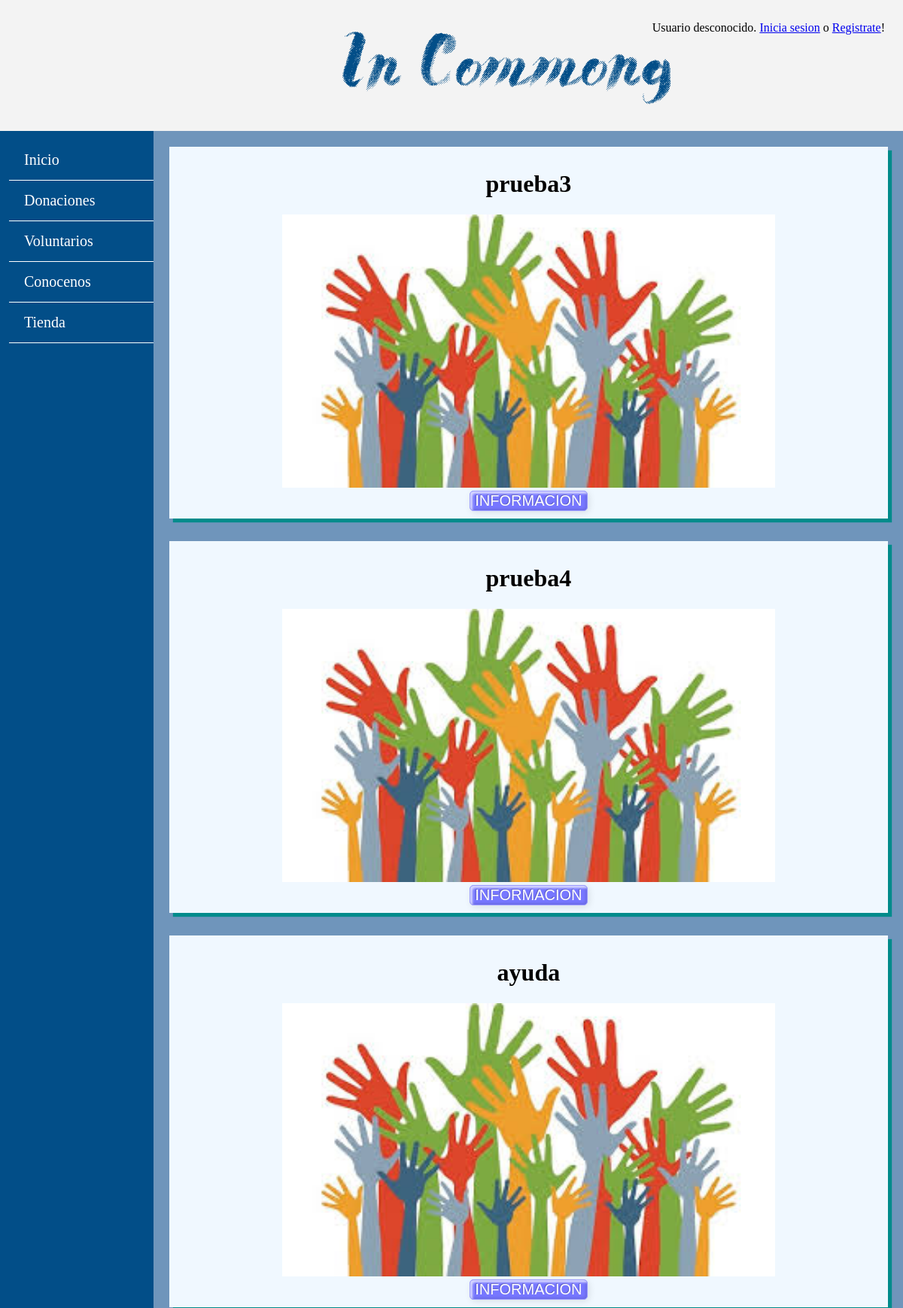
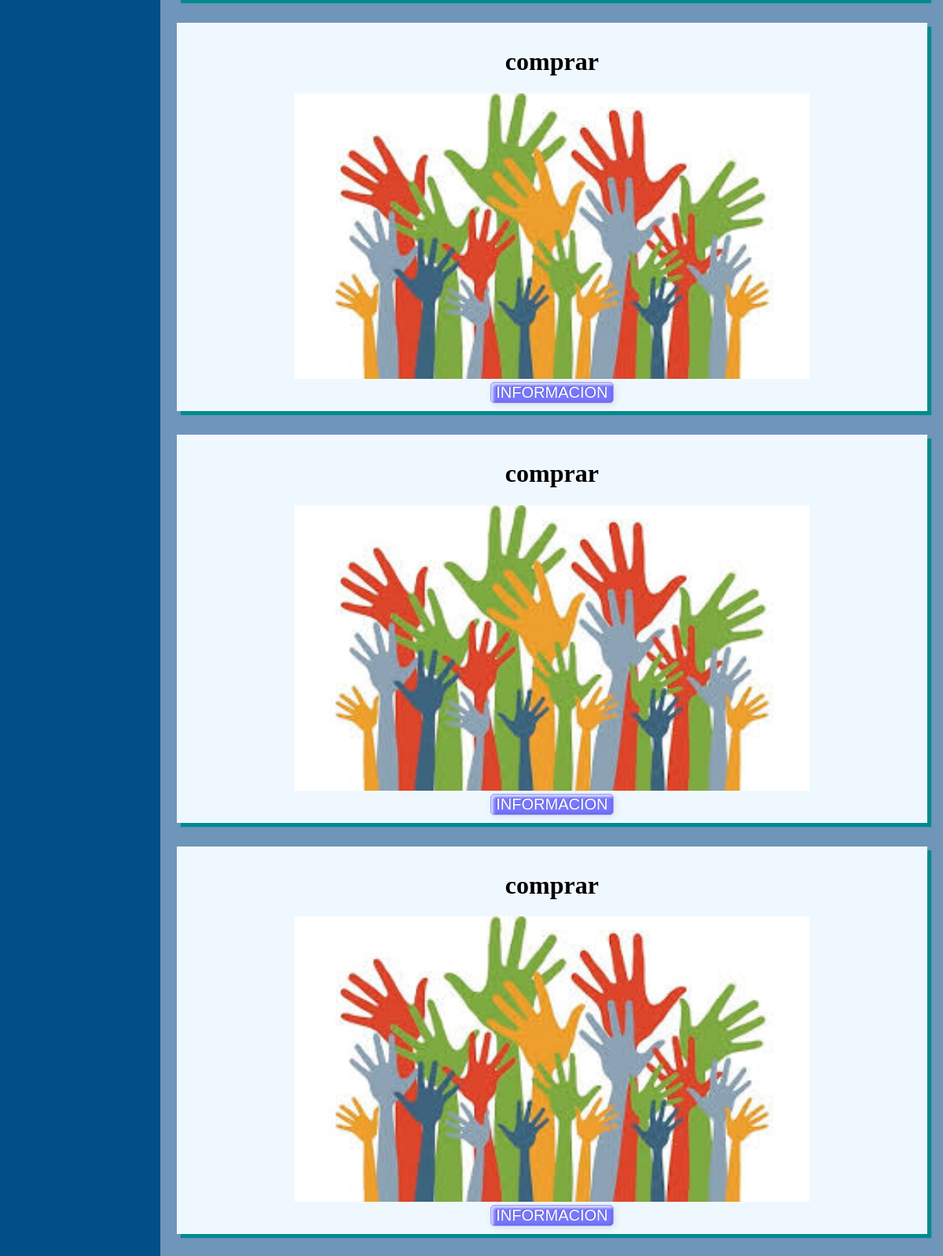
Screenshot of /vistaProyectoDonar.php (upper part) with the database file from the repository (2 pictures, top to bottom).
### tables this page shows
CREATE TABLE `proyecto` (
  `idProyecto` int(10) NOT NULL,
  `CIFOng` varchar(9) NOT NULL,
  `fechaCreacion` datetime NOT NULL DEFAULT CURRENT_TIMESTAMP,
  `dineroNecesario` int(11) NOT NULL,
  `dineroAcumulado` int(11) NOT NULL DEFAULT '0',
  `nombre` varchar(50) NOT NULL,
  `descripcionCorta` mediumtext NOT NULL,
  `descripcionLarga` longtext NOT NULL,
  `imagen` varchar(50) NOT NULL,
  `numVoluntarios` int(11) NOT NULL,
  `fechaFin` timestamp NOT NULL DEFAULT CURRENT_TIMESTAMP ON UPDATE CURRENT_TIMESTAMP
);

### includes/DaoScripts/DaoProyectos.php (called while the page is built, shortened)
<?php
	require_once '/../ModelScripts/Proyectos.php';
	class DaoProyectos{
		function listaProyectosVoluntarios(){
			$app = App::getSingleton();
    		$con = $app->conexionBd();
			$sql = "SELECT * FROM proyecto";
			$rs = $con->query($sql) or die ($con->error);
			if($rs != NULL)
			{
				while($lista[] = $rs->fetch_assoc());
				return ($lista);
			}
		}
	}
?>

### includes/ModelScripts/GestorProyectos.php (called while the page is built, shortened)
<?php
	class GestorProyectos{
		private $dao;
		function __construct(){
			require_once '/../DaoScripts/DaoProyectos.php';
			$this->dao = new DaoProyectos();
		}
		public function getListaProyectosVoluntarios(){
			$lista = $this->dao->listaProyectosVoluntarios();
			$array = new ArrayObject();
			for($i= 0; $i <sizeof($lista) ; $i++){
			$array->append(new Proyectos($lista[$i]['idProyecto'], $lista[$i]['CIFOng'], $lista[$i]['fechaCreacion'], $lista[$i]['dineroNecesario'], $lista[$i]['dineroAcumulado'], $lista[$i]['nombre'], $lista[$i]['descripcionCorta'], $lista[$i]['descripcionLarga'], $lista[$i]['imagen'],$lista[$i]['numVoluntarios'],$lista[$i]['fechaFin']));
			}
			return $array;
		}
	}
?>

### includes/ModelScripts/Proyectos.php (called while the page is built, shortened)
<?php
	class Proyectos{
		private $nombre;
		private $imagen;
		function __construct($idProyecto, $cifOng, $fechaCreacion, $dineroNecesario, $dineroAcumulado, $nombre, $descripcionCorta, $descripcionLarga, $imagen, $numVoluntarios, $fechaFin){
			$this->nombre = $nombre;
			$this->imagen = $imagen;
		}
		public function getNombre(){return $this->nombre;}
		public function getImagen(){return $this->imagen;}
	}
?>

### includes/ViewScripts/ProyectosVista.php (the view, shortened to what this page needs)
<?php
	class vistaProyectos{
		private $ListaProyectos;
		function __construct(){
			require_once '/../ModelScripts/GestorProyectos.php';
			$this->ListaProyectos = new GestorProyectos();
		}
	function muestraProyectosDonar(){
		$lista = $this->ListaProyectos->getListaProyectosVoluntarios();
		$iterator = $lista->getIterator();
		while($iterator->valid()) {
		  		$nombre =  $iterator->current()->getNombre();
			$imagen = $iterator->current()->getImagen();
			$id = $iterator->current()->getIdProyecto();
			$dineroAcumulado =  $iterator->current()->getDineroAcumulado();
			  	 $html = <<<EOS
  				<div class="contenidoVoluntarios">
				  		<h1> $nombre </h1>
						<div class="imgDonaciones">
				  			<img src="$imagen" />
				  		</div>
				  		<form name="vista" action="includes/formMuestraProyectoDonar.php" method="POST">
				  				<input type="hidden" name="idProyecto" id="proyecto" value="$id" />
				  				<input type="hidden" name="dineroAcumulado" id="dinero" value="$dineroAcumulado" />
				  				<input name="button" type="submit" value="INFORMACION" />
				  		</form>
			  		</div>
EOS;
			echo $html;
		    $iterator->next();
		}
	}
}
?>

### css/estilos.css (style rules this page uses)
html body { height: 100%; min-width: 850px; margin: 0%; }
.imgDonaciones img { width: 70%; height: 70%; }
.contenidoVoluntarios { float: left; margin: 15px; padding: 10px; height: 100%; width: 95%; text-align: center; }

### css/colorsandtext.css (style rules this page uses)
html body { background: #024e88; }
.imgDonaciones { font-size: 16px; font-family: cursive; }
.contenidoVoluntarios { word-wrap: break-word; border-color: black; background: #F0F8FF; -webkit-box-shadow: 5px 5px 1px #008B8B; }
.contenidoVoluntarios input { box-shadow: inset 3px 3px 3px rgba(255,255,255,.7), inset -2px -2px 3px rgba(0,0,0,.1), 2px 2px 10px rgba(0,0,0,.1); font-size: 20px; border: 1px solid #9b9bff; background: #7777ff; text-shadow: -1px -1px rgba(0,0,0,.2); border-radius: 5px; color: white; }

### rows the page displays
proyecto: nombre "prueba3", imagen (picture)
proyecto: nombre "prueba4", imagen (picture)
proyecto: nombre "ayuda", imagen (picture)
proyecto: nombre "comprar", imagen (picture)
proyecto: nombre "comprar", imagen (picture)
proyecto: nombre "comprar", imagen (picture)
